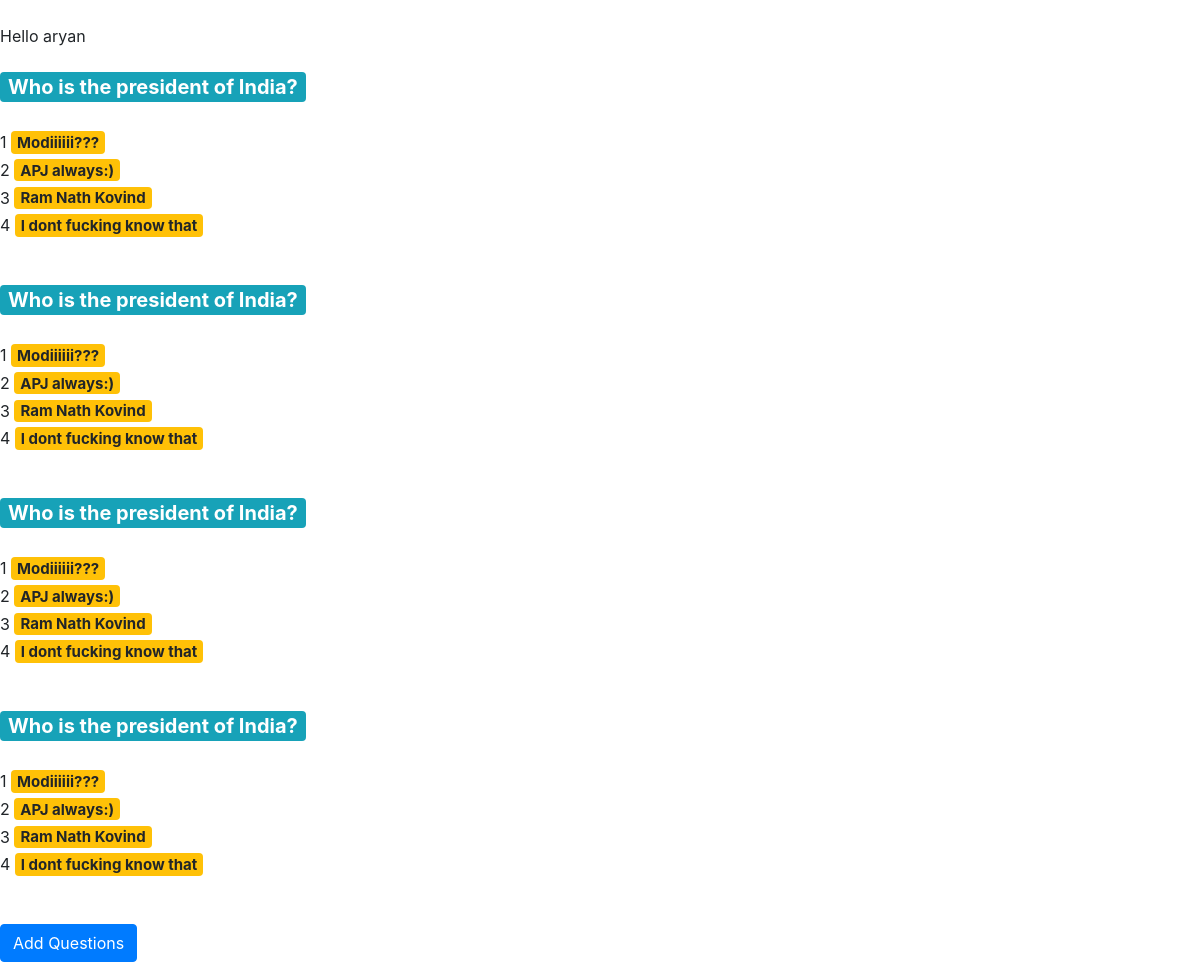
/edit/6 (signed in), run on the app's committed database.
### quizer/models.py (models this page shows)
class Questions(models.Model):
    quiz = models.ForeignKey(Quiz, on_delete=models.CASCADE)
    question_text = models.CharField(max_length=500)  # Question Text

class Options(models.Model):
    question = models.ForeignKey(Questions, on_delete=models.CASCADE)
    option = models.CharField(max_length=100)  # Option Text

### quizer/views.py (the view, shortened to what this page needs)
# urls.py: path('edit/<int:id>', EditQuiz, name='edit-quiz'),
@login_required(login_url='/accounts/login/')
@csrf_exempt
def EditQuiz(request,id):
    quiz=Quiz.objects.get(pk=id)
    if(quiz.admin==request.user and quiz.start_time>timezone.now()):
        if(request.method=="GET"):
            questions=quiz.questions_set.all()
            print(questions)
            li=[]
            for q in questions:
                op=q.options_set.all()
                corr=q.correctoptions_set.all()
                print(op)
                print(corr)
                di={
                    "question":q,
                    "options":op,
                    "correct_options":corr
                }
                li.append(di)
            return render(request,'edit_quiz.html',{"list":li})
    else:
        return HttpResponse(400)

### quizer/templates/edit_quiz.html (shortened to what this page needs)
<html>
<head>
<link rel="stylesheet" href="https://stackpath.bootstrapcdn.com/bootstrap/4.3.1/css/bootstrap.min.css">
<head>
<body>
<br>
Hello {{request.user}}
<br>
<br>
{% for x in list %}
<span class="badge badge-info question-text">{{x.question.question_text}}</span>
<br>
{% for op in x.options%}
<br>
{{forloop.counter}}
<span class="badge badge-warning options-text">{{op.option}}</span>
{% endfor %}
<br>
<br>
<br>
{% endfor %}
<button onclick="createquestions()" class="btn btn-primary">Add Questions</button>
<body>
<html>

### quizer/templates/edit_quiz.html (style rules this page uses)
.question-text { font-size:20px }
.options-text { font-size:15px; margin-top:5px }

### data on the page
Questions: question.question_text "Who is the president of India?"
Options: option "Modiiiiii???"
Options: option "APJ always:)"
Options: option "Ram Nath Kovind"
Options: option "I dont fucking know that"
Questions: question.question_text "Who is the president of India?"
Options: option "Modiiiiii???"
Options: option "APJ always:)"
Options: option "Ram Nath Kovind"
Options: option "I dont fucking know that"
Questions: question.question_text "Who is the president of India?"
Options: option "Modiiiiii???"
Options: option "APJ always:)"
Options: option "Ram Nath Kovind"
Options: option "I dont fucking know that"
Questions: question.question_text "Who is the president of India?"
Options: option "Modiiiiii???"
Options: option "APJ always:)"
Options: option "Ram Nath Kovind"
Options: option "I dont fucking know that"

### other printed values
{{ request.user }} "aryan"
